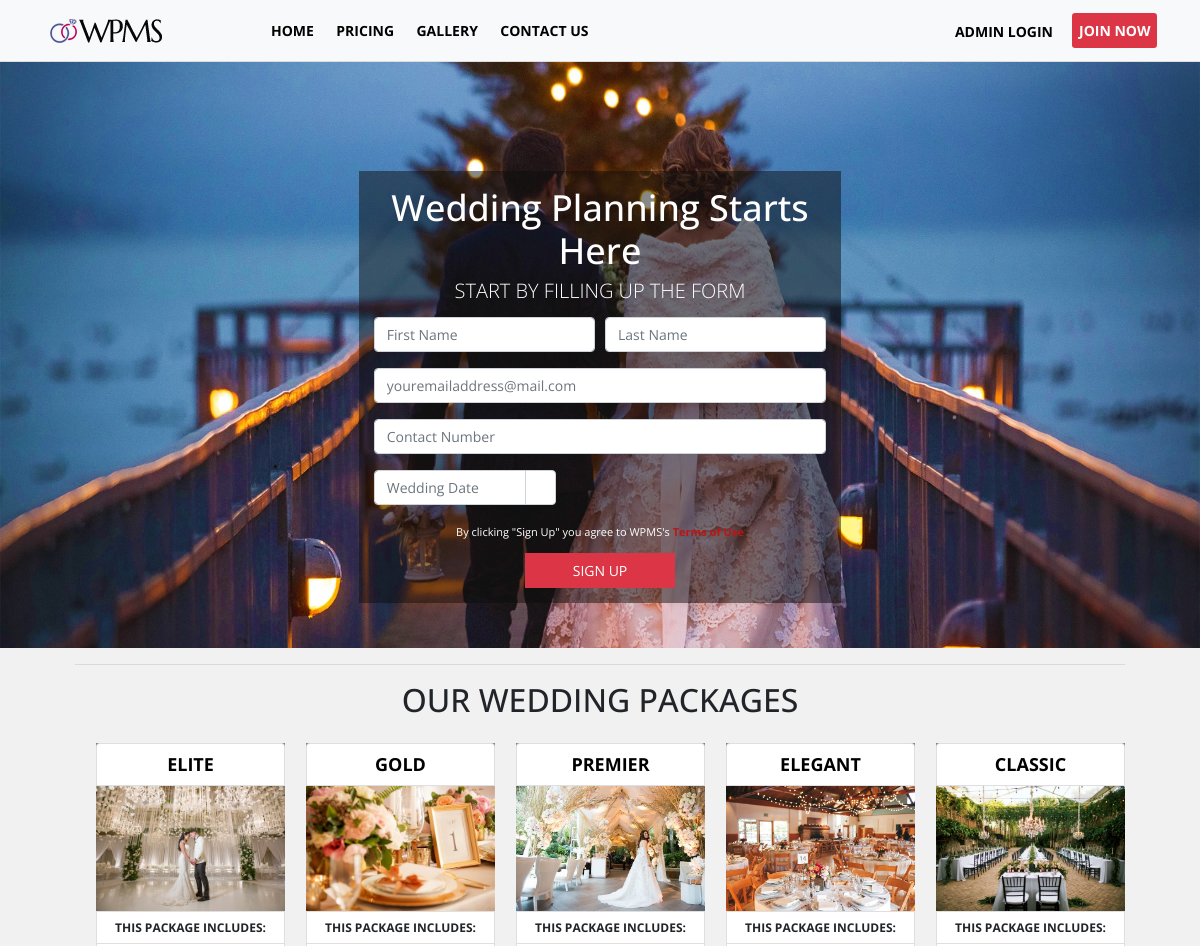
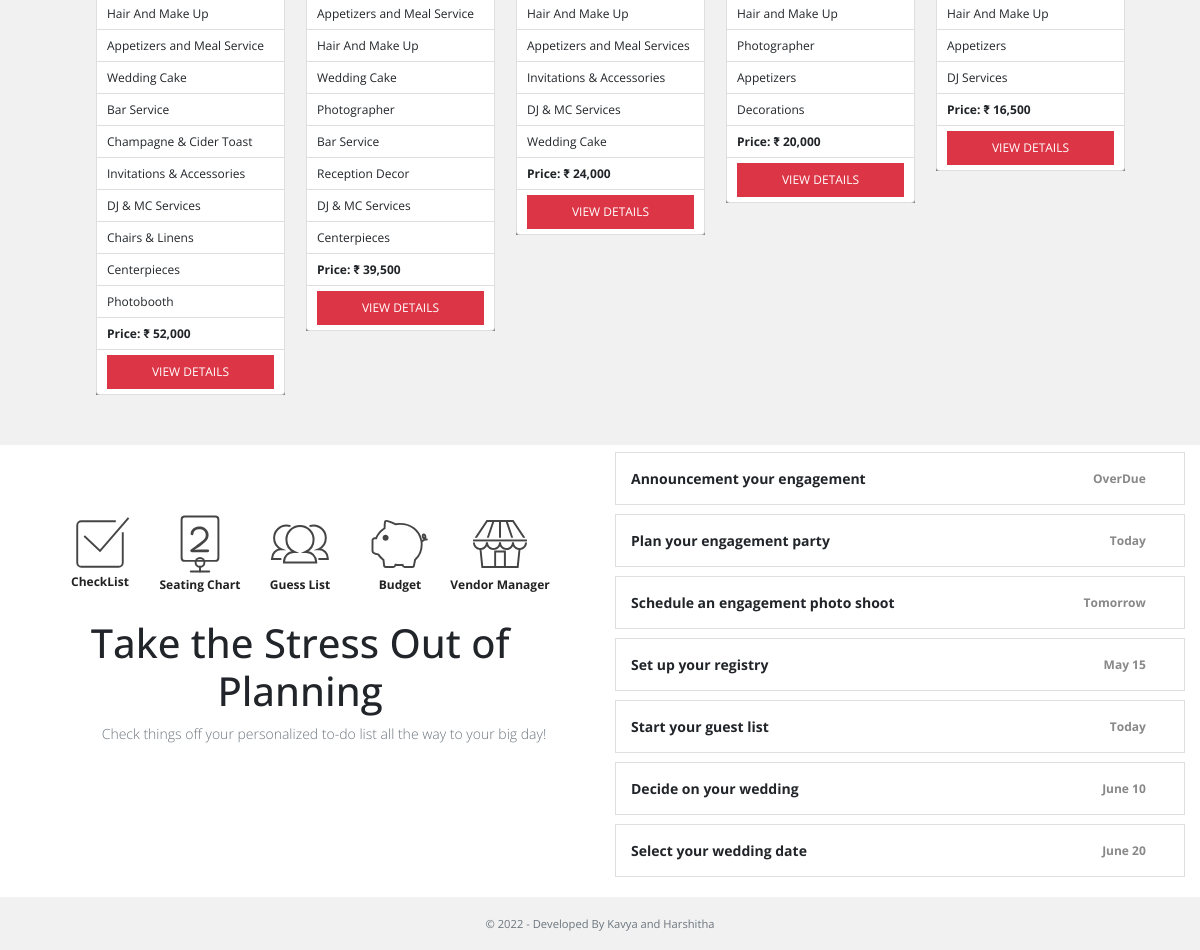
The page / on the database its author committed (2 pictures, top to bottom).
### tables this page shows
CREATE TABLE `tblweddingcategories` (
  `id` int(11) NOT NULL,
  `wedding_type` varchar(100) NOT NULL,
  `price` decimal(10,2) NOT NULL,
  `preview_image` text NOT NULL
);

CREATE TABLE `tbl_features` (
  `feature_id` int(11) NOT NULL,
  `category_id` int(11) NOT NULL,
  `title` varchar(100) NOT NULL,
  `description` text NOT NULL
);

### admin/include/database.php (called while the page is built, shortened)
<?php
class Database
{
    public $connection;
    public function open_connection()
    {
        $this->connection = mysqli_connect(DB_HOST, DB_USER, DB_PASS, DB_NAME);
    }
    public function query($sql)
    {
        $result = mysqli_query($this->connection, $sql);
        return $result;
    }
}
$db = new Database();
?>

### admin/include/db_object.php (called while the page is built, shortened)
<?php
class DB_Object
{
    public static function find_all() {
        return static::find_by_query("SELECT * FROM " . static::$db_table . " ORDER BY id DESC");
    }
    public static function find_by_feature_all($id) {
        return static::find_by_query("SELECT * FROM " . static::$db_table . " WHERE category_id = $id ORDER BY category_id DESC LIMIT 10");
    }
    public static function find_by_query($sql) {
        global $db;
        $result_set = $db->query($sql);
        $the_object_array = array();
        while($row = mysqli_fetch_array($result_set)) {
            $the_object_array[] = static::instantiation($row);
        }
        return $the_object_array;
    }
    public static function instantiation($the_record){
        $the_object = new $calling_class;
        foreach($the_record as $the_attribute => $value)
        {
            if($the_object->has_the_attribute($the_attribute)) {
                $the_object->$the_attribute = $value;
            }
        }
        return $the_object;
    }
    private function has_the_attribute($the_attribute) {
        $object_properties = get_object_vars($this);
        return array_key_exists($the_attribute, $object_properties);
    }
}
?>

### admin/include/Categories.php (called while the page is built, shortened)
<?php
class Category extends DB_Object
{
    public $preview_image;
    public $upload_directory = "upload/categories";
    public $image_placeholder = "http://placehold.it/300x300&text=images";
    public function preview_image_picture() {
        return empty($this->preview_image) ? $this->image_placeholder : $this->upload_directory. '/' .$this->preview_image;
    }
}
?>

### index.php (the view, shortened to what this page needs)
<?php
    $category = Category::find_all();
?>
<!doctype html>
<html lang="en">
<head>
    <link rel="stylesheet" type="text/css"
          href="https://cdn.materialdesignicons.com/2.1.19/css/materialdesignicons.min.css">
    <link rel="stylesheet" href="css/bootstrap.min.css">
    <link rel="stylesheet" href="css/bootstrap-datepicker.css">
    <link rel="stylesheet" href="css/style.css">
</head>
<body>
<?php include 'include/nav.php'; ?>
<div class="container-fluid">
    <div class="row justify-content-md-center">
        <div class="hero">
            <div class="row justify-content-md-center">
                <div class="col col-lg-3">
                </div>
                <div class="col col-lg-5" style="margin-top: 10%;">
                    <form class="bgact" action="<?php echo $_SERVER['PHP_SELF']; ?>" method="post">
                    <h2 class="text-center hero-lead">Wedding Planning Starts Here</h2>
                    <p class="lead text-center" style="color:white;">START BY FILLING UP THE FORM</p>
                        <div class="form-row">
                            <div class="form-group col-md-6">
                                <input type="text" class="form-control" name="user_firstname" placeholder="First Name" id="user_firstname">
                            </div>
                            <div class="form-group col-md-6">
                                <input type="text" id="user_lastname" class="form-control" name="user_lastname" placeholder="Last Name">
                            </div>
                        </div>
                        <div class="form-group">
                            <input type="text" class="form-control" name="user_email" id="user_email" placeholder="youremailaddress@mail.com">
                        </div>
                        <div class="form-group">
                            <input type="text" aria-describedby="phoneHelpBlock" class="form-control" name="user_phone" id="user_phone" placeholder="Contact Number">
                        </div>
                        <div class="form-row">
                            <div class="input-group col-md-5">
                                <input type="text" class="form-control" name="wedding_date" data-provide="datepicker" id="wedding_date"
                                       placeholder="Wedding Date">
                                <div class="input-group-append">
                                    <span class="input-group-text" style="background: white;"></span>
                                </div>
                            </div>
                        </div>
                        <div class="text-center mt-3">
                            <p style="font-size: 11px;color:white;">By clicking "Sign Up" you agree to WPMS's <a
                                        href="" title="" style="color: #b81717;font-weight: bold;">Terms of Use</a></p>
                            <button type="submit" name="register" class="btn btn-danger btn-sm text-uppercase fb"
                                    style="margin-top: -5px;">Sign Up
                            </button>
                        </div>
                    </form>
                </div>
                <div class="col col-lg-3">
                </div>
            </div>
        </div>
    </div>
</div>
<div class="container-fluid custom-container">
    <div class="row">
        <div class="col-lg-12">
            <hr>
            <h2 class="h2 text-uppercase text-center mb-4">Our Wedding Packages</h2>
            <?php foreach ($category as $category_row) : ?>
                <div class="pricing">
                    <ul class="list-group list-unstyled">
                        <li class="list-group-item text-center text-uppercase"><?= $category_row->wedding_type; ?></li>
                        <li><img src="admin/<?= $category_row->preview_image_picture(); ?>" class="img-fluid" alt=""></li>
                        <li class="list-group-item text-center"><b>THIS PACKAGE INCLUDES:</b></li>
                        <?php $feature = Features::find_by_feature_all($category_row->id); ?>
                            <?php foreach ($feature as $feature_item) : ?>
                                <li class="list-group-item"><?= $feature_item->title; ?></li>
                            <?php endforeach; ?>
                        <li class="list-group-item font-weight-bold">Price: ₹ <?= number_format($category_row->price); ?>
                         </li>
                        <li class="list-group-item font-weight-bold">
                            <a href="package_detail.php?id=<?= $category_row->id; ?>" class="btn btn-custom">View Details</a>
                        </li>
                    </ul>
                </div>
             <?php endforeach; ?>
        </div>
    </div>
</div>
<div class="container-fluid" style="width: 100%;background: white;margin-top: 50px;padding-bottom: 20px;">
    <div class="row">
        <div class="col-lg-6">
            <div class="row img-control">
                <div class="col-md-1"></div>
                <div class="col-md-2">
                    <img src="DESIGN/checklist-ea253352239433deb24f2ed8ae110aac1840ff8fa5df43967027e880b5f5385b.svg"
                         alt="">
                    <div class="font-custom">CheckList</div>
                </div>
                <div class="col-md-2">
                    <img src="DESIGN/seating-chart-084bbdaabe84a638edf344224d7a92b1bc792db53c5fcf7ab16fcd5a6109ff79.svg"
                         alt="">
                    <div class="font-custom">Seating Chart</div>
                </div>
                <div class="col-md-2">
                    <img src="DESIGN/guest-list-eaaf9277c60be7449e41e2f72f358ae3c94c1b31726b894e064498a9536cac9a.svg"
                         alt="">
                    <div class="font-custom">Guess List</div>
                </div>
                <div class="col-md-2">
                    <img src="DESIGN/budget-6eca6d3898f15dd5682ce3664d8d9ff9bdd271db03857ba8a99e90b9181db46c.svg"
                         alt="">
                    <div class="font-custom">Budget</div>
                </div>
                <div class="col-md-2">
                    <img src="DESIGN/vendor-manager-102fbe8fdbab3e176a6d29bd05c6f26dcd35cfa0f55ff50b1bfd9e70c8fdcdda.svg"
                         alt="">
                    <div class="font-custom">Vendor Manager</div>
                </div>
            </div>
                <h1 class="h1 text-center mt-4">Take the Stress Out of Planning</h1>
                <p class="lead text-muted text-center ml-5" style="font-size: 14px;">Check things off your personalized to-do list all the way to your big day!</p>
        </div>
        <div class="col-lg-6">
            <div class="feature">
                <ul class="list-group rounded-0">
                    <li class="list-group-item rounded-0 d-flex justify-content-between align-items-center ">Announcement your engagement
                        <span class="badge badge-pill" style="font-size: 12px;font-weight: bold;color:#888;">OverDue <i class="mdi mdi-checkbox-blank-outline ml-3" ></i></span>
                    </li>
                    <li class="list-group-item rounded-0 d-flex justify-content-between align-items-center">Plan your engagement party
                        <span class="badge badge-pill" style="font-size: 12px;color:#888">Today <i class="mdi mdi-checkbox-blank-outline ml-3"></i></span>
                    </li>
                    <li class="list-group-item rounded-0 d-flex justify-content-between align-items-center">Schedule an engagement photo shoot
                        <span class="badge badge-pill" style="font-size: 12px;color:#888">Tomorrow <i class="mdi mdi-checkbox-blank-outline ml-3"></i></span>
                    </li>
                    <li class="list-group-item rounded-0 d-flex justify-content-between align-items-center">Set up your registry
                        <span class="badge badge-pill" style="font-size: 12px;color:#888">May 15 <i class="mdi mdi-checkbox-blank-outline ml-3"></i></span>
                    </li>
                    <li class="list-group-item rounded-0 d-flex justify-content-between align-items-center">Start your guest list
                        <span class="badge badge-pill" style="font-size: 12px;color:#888">Today <i class="mdi mdi-checkbox-blank-outline ml-3"></i></span>
                    </li>
                    <li class="list-group-item rounded-0 d-flex justify-content-between align-items-center">Decide on your wedding
                        <span class="badge badge-pill" style="font-size: 12px;color:#888">June 10 <i class="mdi mdi-checkbox-blank-outline ml-3"></i></span>
                    </li>
                    <li class="list-group-item rounded-0 d-flex justify-content-between align-items-center">Select your wedding date
                        <span class="badge badge-pill" style="font-size: 12px;color:#888">June 20 <i class="mdi mdi-checkbox-blank-outline ml-3"></i></span>
                    </li>
                </ul>
            </div>
        </div>
    </div>
</div>
<footer class="pt-3">
    <div class="row">
        <div class="col-12 col-md">
            <div class="text-center">
                <small class="d-block mb-3 text-muted">&copy; <?php echo date('Y')?> - Developed By Kavya and Harshitha </small>
            </div>
        </div>
    </div>
</footer>
</body>
</html>

### include/nav.php (shortened to what this page needs)
<nav class="navbar navbar-expand-lg navbar-light fixed-top bg-light">
    <div class="container-fluid">
        <a class="navbar-brand" href="index.php"><img src="images/logo/WPMSlogo.png" alt=""></a>
        <div class="collapse navbar-collapse" id="navbarNavDropdown">
            <ul class="navbar-nav mr-auto">
                <li class="nav-item">
                    <a class="nav-link" href="index.php">Home <span class="sr-only">(current)</span></a>
                </li>
                <li class="nav-item">
                    <a class="nav-link" href="pricing.php">Pricing</a>
                </li>
                <li class="nav-item">
                    <a class="nav-link" href="gallery.php">Gallery</a>
                </li>
                <li class="nav-item">
                    <a class="nav-link" href="contact.php">Contact us</a>
                </li>
            </ul>
            <div class="form-inline mr-2">
                <a class="btn btn-sm my-2 my-sm-0" href="admin/login.php"><i class="mdi mdi-star-outline" id="review" aria-hidden="true"></i>
                    Admin Login
                </a>
                <a class="btn btn-sm my-2 my-sm-0 mr-2 loginbtn" href="sign_up.php">Join Now</a>
            </div>
        </div>
    </div>
</nav>

### css/style.css (style rules this page uses)
body { font-family: "Open Sans", "Roboto", sans-serif !important; }
.navbar-light .navbar-brand { color: #1a1a1a !important; font-weight: bold !important; line-height: 22px !important; }
.navbar { font-weight: 700 !important; padding: 12px !important; font-style: normal !important; font-size: 14px !important; text-transform: uppercase !important; color: black !important; border-bottom: 1px solid #ddd !important; }
li.nav-item > a.nav-link { color: black !important; font-weight: bold !important; }
.form-inline > a.mr-2, .btn.btn-sm.my-2.my-sm-0 { color: black; font-size: 14px; font-weight: 700; margin-left: 10px; }
a.btn.btn-sm.my-2.my-sm-0.mr-2.loginbtn { background: white; border: 2px solid #dc3545; color: #dc3545; }
body { font-family: "Open Sans", "Roboto", sans-serif; line-height: 1.5em; margin-bottom: 0%; width: 100%; margin-top: 4%; overflow-x: hidden; background: #f1f1f1; font-size: 14px; }
.navbar-light .navbar-brand { color: #1a1a1a; font-weight: bold; line-height: 22px; }
.navbar { font-weight: 700; padding: 12px; font-style: normal; font-size: 14px; text-transform: uppercase; color: black; border-bottom: 1px solid #ddd; }
a.btn.btn-sm.my-2.my-sm-0.mr-2.loginbtn { background: #dc3545; font-size: 14px; color: white; padding: 5px; border: 2px solid transparent; width: 85px; }
.navbar-expand-lg .navbar-nav .nav-link { padding-right: 0.9rem; }
.navbar-brand { margin-left: 20px; width: 200px; }
.hero { height: 600px; width: 100%; border-color: rgba(0, 0, 0, 0.02); background: url(../images/carousel2.jpg); background-size: contain; background-size: 100% 100%; }
.form-control { font-size: 14px; outline: none; }
.hero-lead { font-size: 36px; color: white; font-style: normal; }
.btn.btn-danger.text-uppercase { font-size: 14px; }
.btn.btn-danger.text-uppercase.fb { width: 150px; padding: 6px; border-radius: 0; }
.pricing { width: 18%; min-height: 200px; float: left; background: gray; margin-left: 2%; }
.container-fluid.custom-container { width: 90%; }
a.btn.btn-custom { background: none; border-radius: 0; font-size: 12px; width: 100%; border: 2px solid #dc3545; background: #dc3545; color: #ffffff; text-transform: uppercase; }
.list-group-item.text-center.text-uppercase { background: white; color: black; font-weight: 700; font-size: 18px; padding: 10px; }
.list-group-item { font-size: 12px; padding: 5px 10px; }
.font-custom { font-size: 12px; color: #222; font-weight: bold; }
.img-control img { width: 60px; }
.img-control { margin-top: 12%; }
.img-control .col-md-2 { padding: 0; text-align: center; }
.feature .list-group-item { margin-top: 10px; padding: 15px; font-size: 14px; font-weight: bold; }
.feature .list-group-item:first-child { margin-top: 7px; }

### index.php (style rules this page uses)
.bgact { background: rgb(14 14 14 / 49%); padding: 15px; }

### rows shown on the page
tblweddingcategories: wedding_type "ELITE", preview_image (picture), price "52,000"
tbl_features: title "Hair And Make Up"
tbl_features: title "Appetizers and Meal Service"
tbl_features: title "Wedding Cake"
tbl_features: title "Bar Service"
tbl_features: title "Champagne & Cider Toast"
tbl_features: title "Invitations & Accessories"
tbl_features: title "DJ & MC Services"
tbl_features: title "Chairs & Linens"
tbl_features: title "Centerpieces"
tbl_features: title "Photobooth"
tblweddingcategories: wedding_type "GOLD", preview_image (picture), price "39,500"
tbl_features: title "Appetizers and Meal Service"
tbl_features: title "Hair And Make Up"
tbl_features: title "Wedding Cake"
tbl_features: title "Photographer"
tbl_features: title "Bar Service"
tbl_features: title "Reception Decor"
tbl_features: title "DJ & MC Services"
tbl_features: title "Centerpieces"
tblweddingcategories: wedding_type "PREMIER", preview_image (picture), price "24,000"
tbl_features: title "Hair And Make Up"
tbl_features: title "Appetizers and Meal Services"
tbl_features: title "Invitations & Accessories"
tbl_features: title "DJ & MC Services"
tbl_features: title "Wedding Cake"
tblweddingcategories: wedding_type "ELEGANT", preview_image (picture), price "20,000"
tbl_features: title "Hair and Make Up"
tbl_features: title "Photographer"
tbl_features: title "Appetizers"
tbl_features: title "Decorations"
tblweddingcategories: wedding_type "CLASSIC", preview_image (picture), price "16,500"
tbl_features: title "Hair And Make Up"
tbl_features: title "Appetizers"
tbl_features: title "DJ Services"
